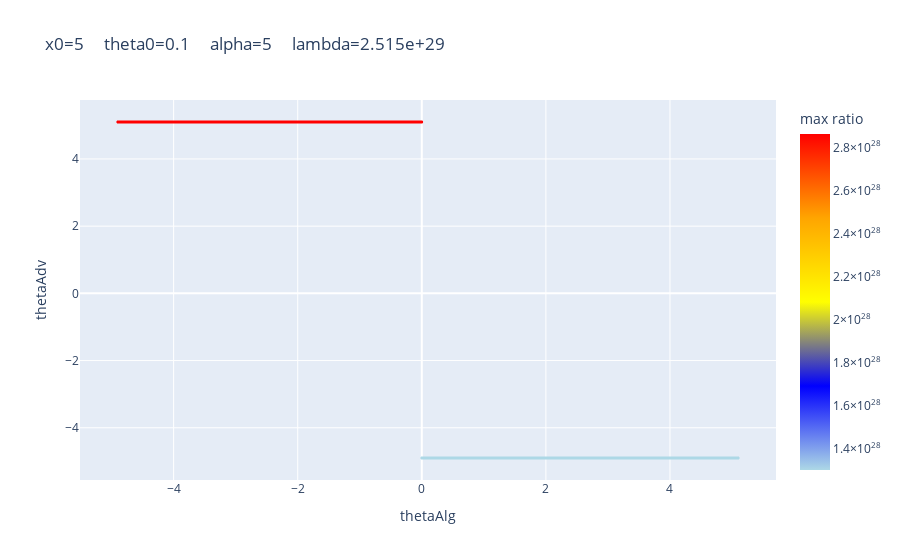

Source (notebook cell):
### Code cell
di = {
    'thetaAlg': theta_algs,
    'thetaAdv': theta_advs[max_ratio_idx],
    'max ratio': max_ratio,
}
title = f'x0={x0}     theta0={theta0}     alpha={alpha}     lambda={L:.3e}'
fig = px.scatter(di, x='thetaAlg', y ='thetaAdv', color='max ratio', color_continuous_scale=["lightblue","blue","yellow","orange","red"], title=title)
fig.update_traces(marker=dict(size=3))
# fig.update_yaxes(autorange="reversed")
# fig.update_xaxes(autorange="reversed")

fig.show()

### Figure 1 — Plotly figure (JSON) as saved in the notebook; plotly's stock layout.template omitted (floating-point values rounded to 4 significant figures; data arrays with more than 128 entries replaced by an {"elided": "..."} marker saying what was removed)
{"data": [{"hovertemplate": "thetaAlg=%{x}<br>thetaAdv=%{y}<br>max ratio=%{marker.color}<extra></extra>", "legendgroup": "", "marker": {"color": {"elided": "5001 float values"}, "coloraxis": "coloraxis", "size": 3, "symbol": "circle"}, "mode": "markers", "name": "", "showlegend": false, "type": "scattergl", "x": {"elided": "5001 float values"}, "xaxis": "x", "y": {"elided": "5001 float values"}, "yaxis": "y"}], "layout": {"coloraxis": {"colorbar": {"title": {"text": "max ratio"}}, "colorscale": [[0, "lightblue"], [0.25, "blue"], [0.5, "yellow"], [0.75, "orange"], [1, "red"]]}, "legend": {"tracegroupgap": 0}, "title": {"text": "x0=5     theta0=0.1     alpha=5     lambda=2.515e+29"}, "xaxis": {"anchor": "y", "domain": [0, 1], "title": {"text": "thetaAlg"}}, "yaxis": {"anchor": "x", "domain": [0, 1], "title": {"text": "thetaAdv"}}}}
